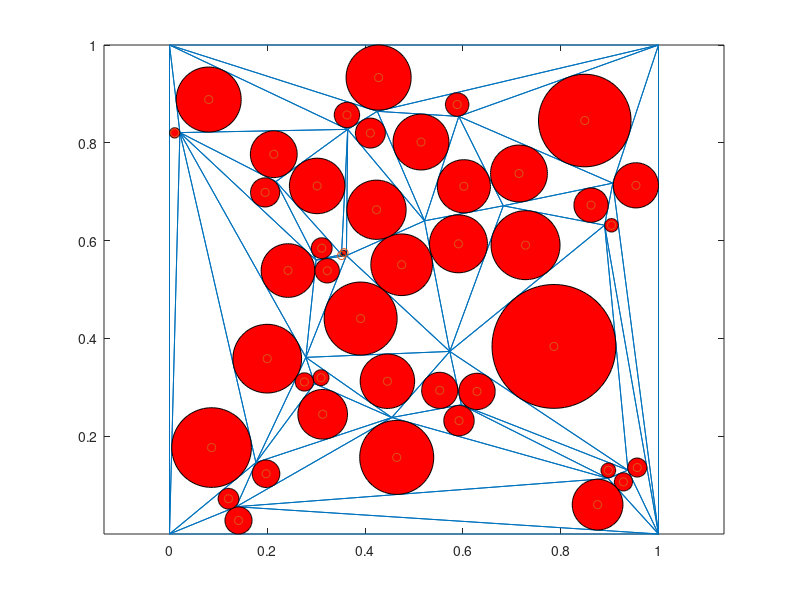

MATLAB code for this plot:
%circle packing
function circlePacking
a=0;
b=1;
x = a + (b-a).*rand(25,1);
y = a + (b-a).*rand(25,1);
x(1:4)=[0 1 1 0];
y(1:4)=[0 0 1 1];
tri = delaunay(x,y);
h=triplot(tri,x,y);
%get(h);
[row,col]=size(tri);
inCntr=zeros(row,2);

[cx,cy]=pol2cart(linspace(0,2*pi,100),1);

for n=1:row
    triIndex=tri(n,:);
    [C,r]=inCenter(x(triIndex,1),y(triIndex,1));
    inCntr(n,:)=C;
    patch(r*cx+C(1),r*cy+C(2),'r');
end

line(inCntr(:,1),inCntr(:,2),'marker','o','linestyle','none');

axis equal

function [C,r]=inCenter(px,py)

c=sqrt((px(1)-px(2)).^2+(py(1)-py(2)).^2);
a=sqrt((px(2)-px(3)).^2+(py(2)-py(3)).^2);
b=sqrt((px(3)-px(1)).^2+(py(3)-py(1)).^2);

s=(a+b+c)/2;
r=sqrt( (s-a)*(s-b)*(s-c) / s ) ;
%A=sqrt( s*(s-b)*(s-c) *( s-a ) )

C=[0 0];
P=a+b+c;
C(1)=(a*px(1)+b*px(2)+c*px(3))/P;
C(2)=(a*py(1)+b*py(2)+c*py(3))/P;

return
